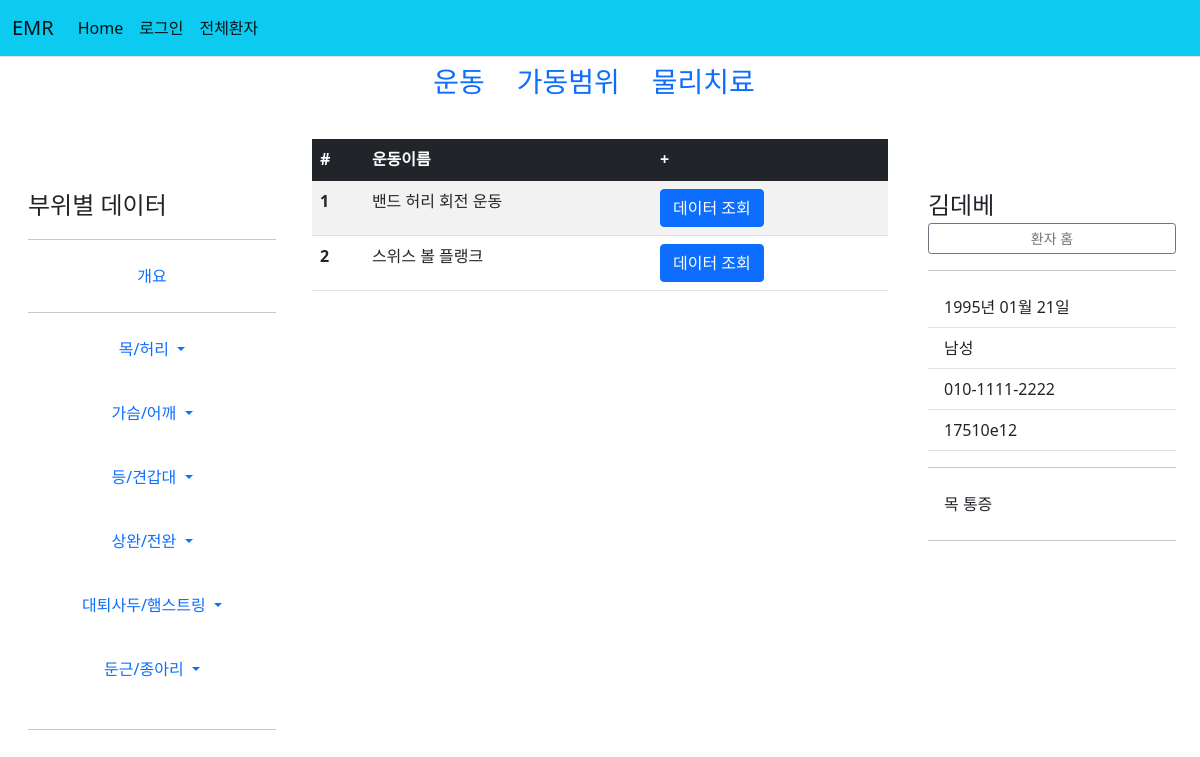
/patient/17510e12-9819-4d43-91fb-d013931eba92/목-허리/소도구/exercise/data/, run on the app's committed database.
### patient/models.py (models this page shows, shortened)
class Exercise(models.Model):
    name = models.CharField(primary_key=True, max_length=30)
    part = models.ForeignKey(Part, on_delete=models.CASCADE)
    type = models.ForeignKey(ExerciseType, on_delete=models.CASCADE)
    link = models.URLField(default='https://blog.naver.com/smile86/221055278905')

class Patient2(models.Model):
    id = models.CharField(primary_key=True, max_length=36, default=uuid.uuid4)
    name = models.CharField(max_length=10)
    front_resident = models.CharField(max_length=6)
    back_resident = models.CharField(max_length=1)
    phone = models.CharField(max_length=30)
    memo = models.TextField(default='메모', null=True, blank=True)
    exercise_memo = models.TextField(default='운동처방 메모', null=True, blank=True)
    rom_memo = models.TextField(default='가동범위 검사 메모', null=True, blank=True)
    clinic_memo = models.TextField(default='물리치료 메모', null=True, blank=True)

### patient/views.py (the view)
# urls.py: path('<str:patient_id>/<str:part>/<str:type>/exercise/data/', views.exercise_data, name='exercise_data'),
def exercise_data(request, patient_id, part, type):
    patient = get_object_or_404(Patient2, pk=patient_id)
    part_model = get_object_or_404(Part, pk=part)
    type_model = get_object_or_404(ExerciseType, pk=type)
    exercises = Exercise.objects.filter(part=part, type=type)
    context = {'patient':patient, 'exercises':exercises, 'part':part, 'type':type}
    return render(request, 'patient/exercise_data.html', context)

### patient/templatetags/patient_filter.py (called while the page is built)
@register.filter
def back2(value):
    ans=''
    if int(value)%2==0:
        ans = '여성'
    else:
        ans = '남성'
    return ans

@register.filter
def birth2(value, back):
    if back=='3' or back=='4':
        year = '20'+value[:2]
    else:
        year = '19'+value[:2]
    birth = year+'년 '+value[2:4]+'월 '+value[4:]+'일'
    return birth

@register.filter
def id_cut(value):
    return value[:8]

### templates/patient/exercise_data.html (shortened to what this page needs)
{% load static %}
{% load patient_filter %}
<!doctype html>
<html lang="ko">
<head>
    <link rel="stylesheet" type="text/css" href="{% static 'bootstrap.min.css' %}">
    <link rel="stylesheet" type="text/css" href="{% static 'sidebars.css' %}">
</head>
<body>
{% include 'navbar.html' %}
<div class="container-fluid">
  <div class="row">
    <ul class="nav justify-content-center">
      <li class="nav-item">
        <a class="nav-link" href="{% url 'patient:data1' patient_id=patient.id %}"><h3>운동</h3></a>
      </li>
      <li class="nav-item">
        <a class="nav-link" href="{% url 'patient:data2' patient_id=patient.id %}"><h3>가동범위</h3></a>
      </li>
      <li class="nav-item">
        <a class="nav-link" href="#"><h3>물리치료</h3></a>
      </li>
    </ul>
  </div>
  <br>
  <div class="row">
      <div class="col-md-3">
        <div class="d-flex flex-column flex-shrink-0 p-3" style="width: 280px;">
          <svg class="bi pe-none me-2" width="40" height="32"><use xlink:href="#bootstrap"/></svg>
          <span class="fs-4">부위별 데이터</span>
          <hr>
          <ul class="nav nav-pills flex-column mb-auto text-center">
            <li>
              <a href="{% url 'patient:data1' patient_id=patient.id %}" class="nav-link text-primary align-items-center text-decoration-none">
                개요
              </a>
            </li>
            <hr>
            <li>
              <a href="#" class="nav-link text-primary align-items-center text-decoration-none dropdown-toggle" data-bs-toggle="dropdown" aria-expanded="false">
                목/허리
              </a>
            </li>
            <br>
            <li>
              <a href="#" class="nav-link align-items-center text-decoration-none dropdown-toggle" data-bs-toggle="dropdown" aria-expanded="false">
                가슴/어깨
              </a>
            </li>
            <br>
            <li>
              <a href="#" class="nav-link align-items-center text-decoration-none dropdown-toggle" data-bs-toggle="dropdown" aria-expanded="false">
                등/견갑대
              </a>
            </li>
            <br>
            <li>
              <a href="#" class="nav-link align-items-center text-decoration-none dropdown-toggle" data-bs-toggle="dropdown" aria-expanded="false">
                상완/전완
              </a>
            </li>
            <br>
            <li>
              <a href="#" class="nav-link align-items-center text-decoration-none dropdown-toggle" data-bs-toggle="dropdown" aria-expanded="false">
                대퇴사두/햄스트링
              </a>
            </li>
            <br>
            <li>
              <a href="#" class="nav-link align-items-center text-decoration-none dropdown-toggle" data-bs-toggle="dropdown" aria-expanded="false">
                둔근/종아리
              </a>
            </li>
            <br>
          </ul>
          <hr>
      </div>
      </div>
      <div class="col-md-6">
        <table class="table table-border table-Secondary table-striped">
            <thead>
            <tr class="table-dark">
                <th scope="col">#</th>
                <th scope="col">운동이름</th>
                <th scope="col">+</th>
            </tr>
            </thead>
            <tbody>
            {% for exercise in exercises %}
            <tr>
                <th scope="row">{{forloop.counter}}</th>
                <td>{{exercise.name}}</td>
                <td><a class="btn btn-primary" href="{% url 'patient:exercise_graph' patient_id=patient.id part=part type=type exercise=exercise.name %}" role="button">데이터 조회</a></td>
            </tr>
            {% endfor %}
            </tbody>
        </table>
      </div>
      <div class="col-md-3">
        <div class="col-md-3">
          <div class="d-flex flex-column flex-shrink-0 p-3" style="width: 280px;">
              <svg class="bi pe-none me-2" width="40" height="32"><use xlink:href="#bootstrap"/></svg>
              <span class="fs-4">{{patient.name}}</span>
              <a href="{% url 'patient:detail' patient.id %}" class="btn  btn-sm btn-outline-secondary">환자 홈</a></span>
            <hr>
            <ul class="list-group list-group-flush">
              <li class="list-group-item">{{patient.front_resident|birth2:patient.back_resident}}</li>
              <li class="list-group-item">{{patient.back_resident|back2}}</li>
              <li class="list-group-item">{{patient.phone}}</li>
              <li class="list-group-item">{{patient.id|id_cut}}</li>
              <hr>
              <li class="list-group-item">{{patient.memo}}</li>
            </ul>
            <hr>
        </div>
      </div>
  </div>
</div>
</body>
</html>

### static/sidebars.css (style rules this page uses)
body { min-height: 100vh; min-height: -webkit-fill-available; }
html { height: -webkit-fill-available; }
.dropdown-toggle { outline: 0; }

### data on the page
Exercise: name "밴드 허리 회전 운동"
Exercise: name "스위스 볼 플랭크"
Patient2: name "김데베", front_resident|birth2 "1995년 01월 21일", back_resident|back2 "남성", phone "010-1111-2222", id|id_cut "17510e12", memo "목 통증"
